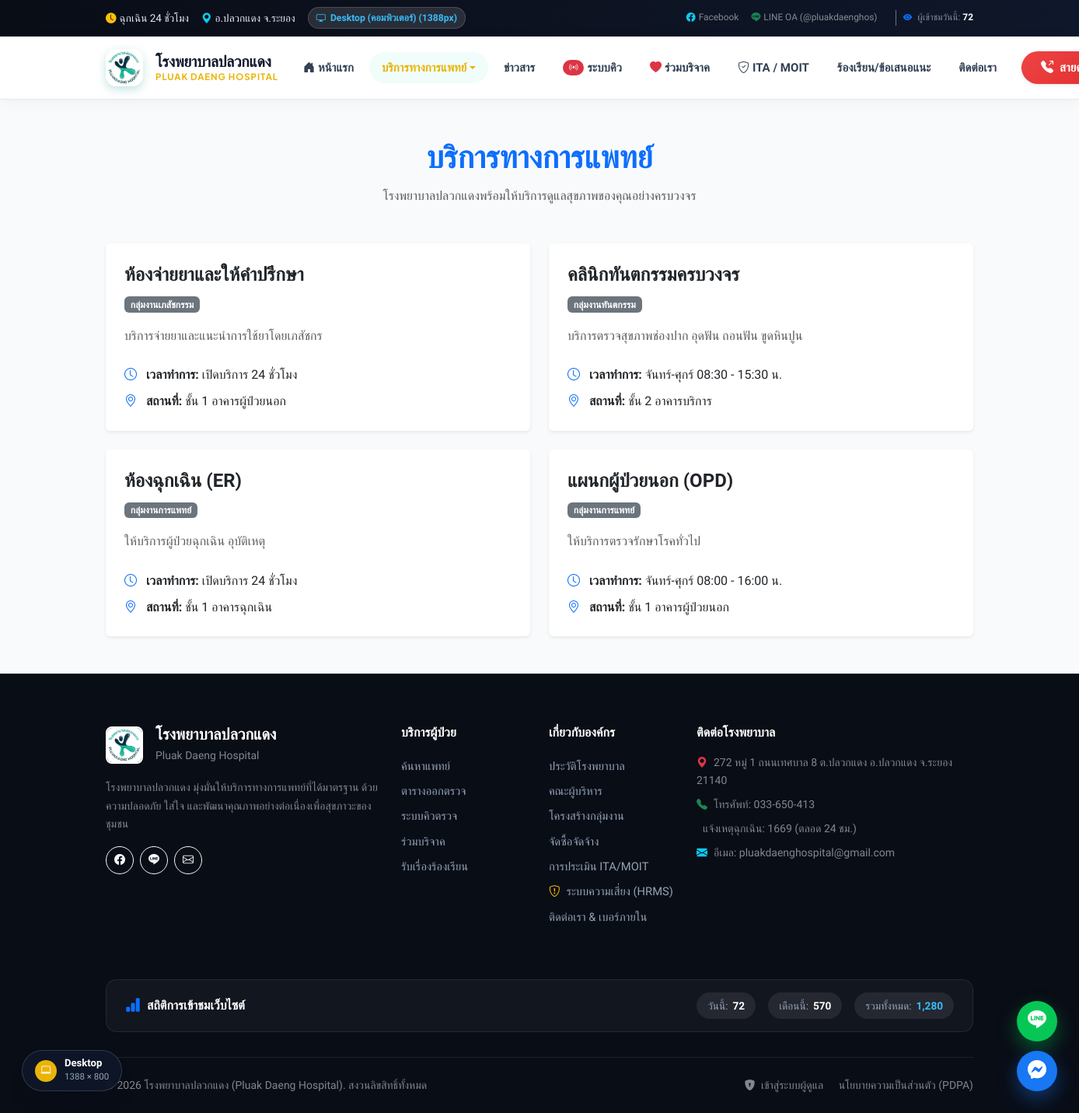
/services, run on the app's committed database.
### tables this page shows
CREATE TABLE `services` (
  `id` int(11) NOT NULL AUTO_INCREMENT,
  `department_id` int(11) DEFAULT NULL,
  `name` varchar(150) NOT NULL,
  `description` text DEFAULT NULL,
  `cover_image` varchar(255) DEFAULT NULL,
  `open_time` varchar(255) DEFAULT NULL,
  `location` varchar(255) DEFAULT NULL,
  `phone` varchar(100) DEFAULT NULL,
  `preparation` text DEFAULT NULL,
  `status` enum('active','inactive') DEFAULT 'active',
  `created_at` timestamp NULL DEFAULT current_timestamp(),
  `updated_at` timestamp NULL DEFAULT current_timestamp() ON UPDATE current_timestamp(),
  `deleted_at` timestamp NULL DEFAULT NULL,
  PRIMARY KEY (`id`),
  KEY `department_id` (`department_id`),
  CONSTRAINT `services_ibfk_1` FOREIGN KEY (`department_id`) REFERENCES `departments` (`id`) ON DELETE SET NULL
);

CREATE TABLE `departments` (
  `id` int(11) NOT NULL AUTO_INCREMENT,
  `name` varchar(100) NOT NULL,
  `description` text DEFAULT NULL,
  `cover_image` varchar(255) DEFAULT NULL,
  `icon` varchar(50) DEFAULT NULL,
  `contact_info` text DEFAULT NULL,
  `status` enum('active','inactive') DEFAULT 'active',
  `created_at` timestamp NULL DEFAULT current_timestamp(),
  `updated_at` timestamp NULL DEFAULT current_timestamp() ON UPDATE current_timestamp(),
  `deleted_at` timestamp NULL DEFAULT NULL,
  PRIMARY KEY (`id`)
);

### app/Controllers/ServiceController.php (called while the page is built, shortened)
<?php
class ServiceController extends Controller {
    private $serviceModel;
    public function __construct() {
        $this->serviceModel = $this->model('Service');
    }
    public function index() {
        $services = $this->serviceModel->getAll();
        $data = [
            'page_title' => 'บริการทางการแพทย์',
            'services' => $services
        ];
        $this->view('services/index', $data);
    }
}

### app/Core/App.php (called while the page is built, shortened)
<?php
class App {
    protected $controller = 'HomeController';
    protected $method = 'index';
    public function __construct() {
        $url = $this->parseUrl();
        if (isset($url[0]) && strtolower($url[0]) === 'admin') {
            array_shift($url);
            $this->controller = 'DashboardController';
            $adminAliases = [
                'donationitem' => 'DonationItem',
                'donationitems' => 'DonationItem',
                'donation' => 'Donation',
                'donations' => 'Donation',
                'banner' => 'Banner',
                'banners' => 'Banner',
                'news' => 'News',
                'appointment' => 'Appointment',
                'appointments' => 'Appointment',
                'doctor' => 'Doctor',
                'doctors' => 'Doctor',
                'clinic' => 'Clinic',
                'clinics' => 'Clinic',
                'service' => 'Service',
                'services' => 'Service',
                'department' => 'Department',
                'departments' => 'Department',
                'procurement' => 'Procurement',
                'procurements' => 'Procurement',
                'complaint' => 'Complaint',
                'complaints' => 'Complaint',
                'setting' => 'Settings',
                'settings' => 'Settings',
                'auditlog' => 'AuditLog',
                'logs' => 'AuditLog',
                'dashboard' => 'Dashboard',
                'auth' => 'Auth',
                'login' => 'Auth'
            ];
            if (isset($url[0])) {
                $rawKey = strtolower($url[0]);
                if (isset($adminAliases[$rawKey]) && file_exists('../app/Controllers/Admin/' . $adminAliases[$rawKey] . 'Controller.php')) {
                    $this->controller = $adminAliases[$rawKey] . 'Controller';
                    unset($url[0]);
                } else if (file_exists('../app/Controllers/Admin/' . ucwords($url[0]) . 'Controller.php')) {
                    $this->controller = ucwords($url[0]) . 'Controller';
                    unset($url[0]);
                }
            }
            $controllerClass = 'App\\Controllers\\Admin\\' . $this->controller;
            if(!class_exists($controllerClass)){
                require_once '../app/Controllers/Admin/' . $this->controller . '.php';
            }
            $this->controller = new $controllerClass;
        } else {
            $aliases = [
                'donations' => 'Donation',
                'donation' => 'Donation',
                'doctors' => 'Doctor',
                'doctor' => 'Doctor',
                'clinics' => 'Clinic',
                'clinic' => 'Clinic',
                'services' => 'Service',
                'service' => 'Service',
                'appointments' => 'Appointment',
                'appointment' => 'Appointment',
                'departments' => 'Department',
                'department' => 'Department',
                'hrms' => 'Risk',
                'risk' => 'Risk',
                'ita' => 'Ita',
                'contact' => 'Contact',
                'news' => 'News'
            ];
            if (isset($url[0])) {
                $rawKey = strtolower($url[0]);
                if (isset($aliases[$rawKey]) && file_exists('../app/Controllers/' . $aliases[$rawKey] . 'Controller.php')) {
                    $this->controller = $aliases[$rawKey] . 'Controller';
                    unset($url[0]);
                } else if (file_exists('../app/Controllers/' . ucwords($url[0]) . 'Controller.php')) {
                    $this->controller = ucwords($url[0]) . 'Controller';
                    unset($url[0]);
                } else if (str_ends_with($rawKey, 's') && file_exists('../app/Controllers/' . ucwords(rtrim($rawKey, 's')) . 'Controller.php')) {
                    $this->controller = ucwords(rtrim($rawKey, 's')) . 'Controller';
                    unset($url[0]);
                }
            }
            $this->controller = new $controllerClass;
        }
        $this->params = $url ? array_values($url) : [];
        call_user_func_array([$this->controller, $this->method], $this->params);
    }
    public function parseUrl() {
        if (isset($_GET['url'])) {
            $url = rtrim($_GET['url'], '/');
            $url = urldecode($url);
            return explode('/', $url);
        }
        return [];
    }
}

### public/index.php (called while the page is built, shortened)
<?php
spl_autoload_register(function($className) {
    if (strpos($className, 'App\\Core\\') === 0) {
        $class = str_replace('App\\Core\\', '', $className);
    } else if (strpos($className, 'App\\Controllers\\') === 0) {
        $class = str_replace('App\\Controllers\\', '', $className);
        require_once '../app/Controllers/' . $class . '.php';
    } else if (strpos($className, 'App\\Models\\') === 0) {
        $class = str_replace('App\\Models\\', '', $className);
        require_once '../app/Models/' . $class . '.php';
    } else if (strpos($className, 'App\\Services\\') === 0) {
        $class = str_replace('App\\Services\\', '', $className);
        require_once '../app/Services/' . $class . '.php';
    } else if (strpos($className, 'App\\Repositories\\') === 0) {
        $class = str_replace('App\\Repositories\\', '', $className);
        require_once '../app/Repositories/' . $class . '.php';
    } else if (strpos($className, 'App\\Middleware\\') === 0) {
        $class = str_replace('App\\Middleware\\', '', $className);
        require_once '../app/Middleware/' . $class . '.php';
    } else if (strpos($className, 'App\\Helpers\\') === 0) {
        $class = str_replace('App\\Helpers\\', '', $className);
        require_once '../app/Helpers/' . $class . '.php';
    } else if (strpos($className, 'App\\Validation\\') === 0) {
        $class = str_replace('App\\Validation\\', '', $className);
        require_once '../app/Validation/' . $class . '.php';
    }
});
$app = new App\Core\App();

### app/Core/Database.php (called while the page is built, shortened)
<?php
class Database {
    private $host = DB_HOST;
    private $user = DB_USER;
    private $pass = DB_PASS;
    private $dbname = DB_NAME;
    private $dbh;
    private $stmt;
    public function __construct() {
        $dsn = 'mysql:host=' . $this->host . ';dbname=' . $this->dbname . ';charset=utf8mb4';
        $options = array(
            PDO::ATTR_PERSISTENT => true,
            PDO::ATTR_ERRMODE => PDO::ERRMODE_EXCEPTION,
            PDO::ATTR_DEFAULT_FETCH_MODE => PDO::FETCH_OBJ,
            PDO::MYSQL_ATTR_INIT_COMMAND => 'SET NAMES utf8mb4'
        );
        try {
            $this->dbh = new PDO($dsn, $this->user, $this->pass, $options);
        } catch(PDOException $e) {
            $this->error = $e->getMessage();
            error_log($this->error);
            if (APP_ENV === 'development') {
                echo $this->error;
            } else {
                echo "Database connection failed.";
            }
        }
    }
    public function query($sql) {
        $this->stmt = $this->dbh->prepare($sql);
    }
    public function bind($param, $value, $type = null) {
        if (is_null($type)) {
            switch(true) {
                default:
                    $type = PDO::PARAM_STR;
            }
        }
        $this->stmt->bindValue($param, $value, $type);
    }
    public function execute() {
        return $this->stmt->execute();
    }
    public function resultSet() {
        $this->execute();
        return $this->stmt->fetchAll();
    }
}

### app/Core/Model.php (called while the page is built, shortened)
<?php
class Model {
    public function __construct() {
        $this->db = new Database();
    }
}

### app/Models/Service.php (called while the page is built, shortened)
<?php
class Service extends Model {
    public function getAll() {
        $this->db->query('SELECT s.*, d.name as department_name FROM services s LEFT JOIN departments d ON s.department_id = d.id WHERE s.deleted_at IS NULL ORDER BY s.id DESC');
        return $this->db->resultSet();
    }
}

### app/Views/services/index.php (the view)
<div class="container py-5">
    <div class="text-center mb-5">
        <h1 class="fw-bold text-primary">บริการทางการแพทย์</h1>
        <p class="text-muted">โรงพยาบาลปลวกแดงพร้อมให้บริการดูแลสุขภาพของคุณอย่างครบวงจร</p>
    </div>
    <div class="row g-4">
        <?php foreach($services as $srv): ?>
        <div class="col-md-6">
            <div class="card h-100 shadow-sm border-0">
                <div class="card-body p-4">
                    <h4 class="fw-bold text-dark mb-2"><?= htmlspecialchars($srv->name) ?></h4>
                    <span class="badge bg-secondary mb-3"><?= htmlspecialchars($srv->department_name ?? 'ทั่วไป') ?></span>
                    <p class="text-muted mb-4"><?= htmlspecialchars($srv->description) ?></p>
                    <ul class="list-unstyled mb-0">
                        <li class="mb-2"><i class="bi bi-clock text-primary me-2"></i> <strong>เวลาทำการ:</strong> <?= htmlspecialchars($srv->open_time) ?></li>
                        <li><i class="bi bi-geo-alt text-primary me-2"></i> <strong>สถานที่:</strong> <?= htmlspecialchars($srv->location) ?></li>
                    </ul>
                </div>
            </div>
        </div>
        <?php endforeach; ?>
    </div>
</div>

### public/assets/css/style.css (style rules this page uses)
:root { --primary-color: #0d9488; --primary-dark: #0f766e; --primary-light: #f0fdfa; --primary-border: #99f6e4; --secondary-color: #0284c7; --secondary-dark: #0369a1; --secondary-light: #f0f9ff; --accent-warning: #f59e0b; --accent-danger: #ef4444; --accent-success: #10b981; --bg-main: #f8fafc; --bg-surface: #ffffff; --text-main: #0f172a; --text-muted: #64748b; --text-light: #94a3b8; --border-color: #e2e8f0; --font-thai: 'Prompt', -apple-system, BlinkMacSystemFont, sans-serif; --font-en: 'Plus Jakarta Sans', sans-serif; --radius-sm: 8px; --radius-md: 14px; --radius-lg: 20px; --radius-xl: 28px; --radius-pill: 9999px; --shadow-sm: 0 2px 6px rgba(15, 23, 42, 0.04); --shadow-md: 0 10px 25px -5px rgba(15, 23, 42, 0.06), 0 8px 10px -6px rgba(15, 23, 42, 0.04); --shadow-lg: 0 20px 40px -12px rgba(15, 23, 42, 0.1); --shadow-glow-teal: 0 10px 30px rgba(13, 148, 136, 0.25); --transition: all 0.25s cubic-bezier(0.16, 1, 0.3, 1); }
*, *::before, *::after { box-sizing: border-box; }
body { font-family: var(--font-thai); background-color: var(--bg-main); color: var(--text-main); line-height: 1.65; letter-spacing: normal !important; overflow-x: hidden; margin: 0; padding: 0; }
h1, h2, h3, h4, h5, h6 { font-family: var(--font-thai); font-weight: 700; color: var(--text-main); line-height: 1.35; margin-bottom: 0.5rem; letter-spacing: normal !important; }
p { line-height: 1.7; margin-bottom: 1rem; }

### data on the page
services: name "ห้องจ่ายยาและให้คำปรึกษา", department.name "กลุ่มงานเภสัชกรรม", description "บริการจ่ายยาและแนะนำการใช้ยาโดยเภสัชกร", open_time "เปิดบริการ 24 ชั่วโมง", location "ชั้น 1 อาคารผู้ป่วยนอก"
services: name "คลินิกทันตกรรมครบวงจร", department.name "กลุ่มงานทันตกรรม", description "บริการตรวจสุขภาพช่องปาก อุดฟัน ถอนฟัน ขูดหินปูน", open_time "จันทร์-ศุกร์ 08:30 - 15:30 น.", location "ชั้น 2 อาคารบริการ"
services: name "ห้องฉุกเฉิน (ER)", department.name "กลุ่มงานการแพทย์", description "ให้บริการผู้ป่วยฉุกเฉิน อุบัติเหตุ", open_time "เปิดบริการ 24 ชั่วโมง", location "ชั้น 1 อาคารฉุกเฉิน"
services: name "แผนกผู้ป่วยนอก (OPD)", department.name "กลุ่มงานการแพทย์", description "ให้บริการตรวจรักษาโรคทั่วไป", open_time "จันทร์-ศุกร์ 08:00 - 16:00 น.", location "ชั้น 1 อาคารผู้ป่วยนอก"

### other printed values
$lineOaId "@pluakdaenghos"
$visitStats['today'] "72"
$siteSettings['address'] "272 หมู่ 1 ถนนเทศบาล 8 ต.ปลวกแดง อ.ปลวกแดง จ.ระยอง 21140"
$siteSettings['telephone'] "033-650-413"
$siteSettings['email'] "pluakdaenghospital@gmail.com"
$visitStats['month'] "570"
$visitStats['total'] "1,280"
